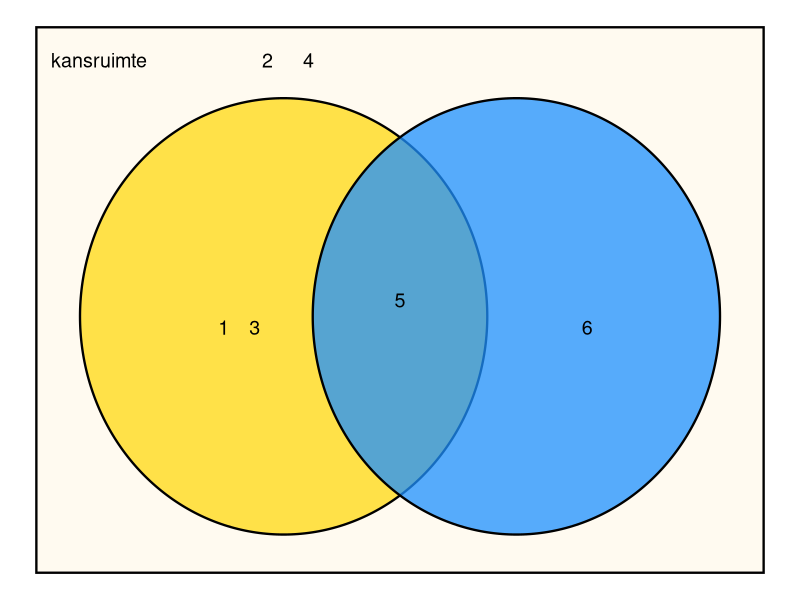

Write R code to recreate this figure.
## ---- chunk 1
    #| echo: FALSE
    set.seed(125)
    aantal_keer_gooien <- 10^6
    resultaten <- sample(
      seq(1:6), # kies uit 1 tot 6
      size = aantal_keer_gooien, 
      replace = TRUE
      )
## ---- chunk 2
    table(resultaten)
## ---- chunk 3
    table(resultaten)/aantal_keer_gooien
## ---- chunk 4
    #| echo: FALSE
    #| warning: FALSE
    #| fig.width: 6
    #| fig.height: 4
    
    if (!("ggplot2" %in% .packages())){ 
      library(ggplot2) 
      }
    if (!("ggforce" %in% .packages())){ 
      library(ggforce) 
      }
    
    kleurKansruimte <- "FloralWhite"
    
    kansruimte <- ggplot() +  
      geom_rect(
        aes(xmin = 0, ymin = 0, xmax= 100, ymax = 100),
        fill = kleurKansruimte, color = "black", size = .8
        ) +
      annotate(
        "text", 
        x = 2, y = 94, 
        label = "kansruimte                       2      4", 
        color = "black", 
        hjust = 0, 
        size = 5
        ) +
      theme_void()
      
    kleurA <- "Gold"

    A <- list(
      geom_ellipse(
        aes(x0 = 34, y0 = 47, a = 28,  b = 40,  angle = 0), 
        fill = kleurA , alpha = 0.7, linewidth = .8
        ),
      annotate(
        "text", 
        x = 25, y = 45, 
        label = "1    3", 
        color = "black", 
        hjust = 0, 
        size = 5
        )
      )
      
    kleurB <- "DodgerBlue"

    B <- list( 
      geom_ellipse(
        aes(x0 = 66, y0 = 47, a = 28,  b = 40,  angle = 0), 
        fill = kleurB, alpha = 0.75, linewidth = .8
        ),
      annotate(
        "text", 
        x = 75, y = 45, 
        label = "6", 
        color = "black", 
        hjust = 0, 
        size = 5
        )
    )
    
    labelInAenB <- annotate(
      "text",
      x = 50, y = 50, 
      label = "5",
      color = "black",
      size = 5
    )

    kansruimte + A + B + labelInAenB
